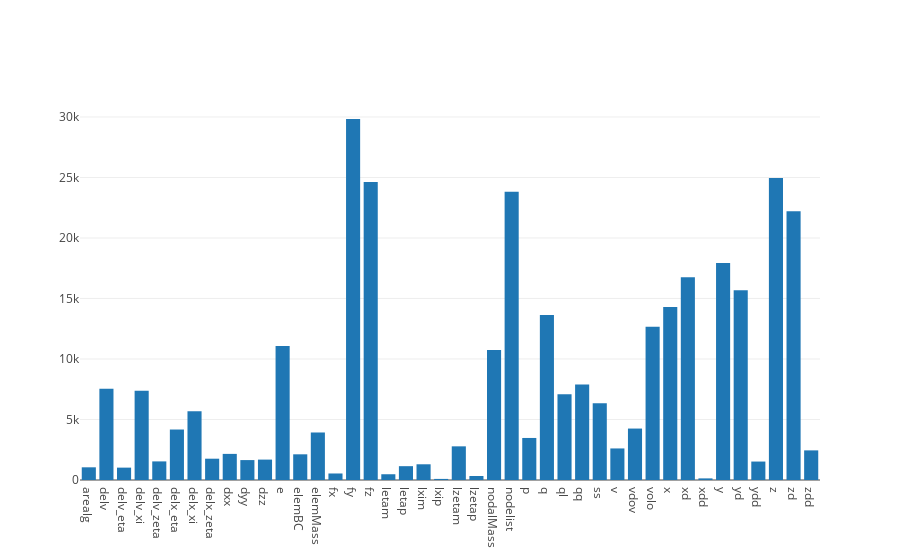

Notebook cell for this chart:
### Markdown cell above
First, we plot the sum of latencies per allocation:

### Code cell
df_data_centric = df[['alloc.label#libpfm.addr', 'libpfm.weight']].groupby('alloc.label#libpfm.addr').sum()
data = [
    go.Bar(
        name='Allocation Quantity per Function',
        x=df_data_centric.index, 
        y=df_data_centric['libpfm.weight']
    )
]
iplot(data)

### Figure 1 — Plotly figure (JSON) as saved in the notebook; plotly's stock layout.template omitted (floating-point values rounded to 4 significant figures)
{"data": [{"name": "Allocation Quantity per Function", "type": "bar", "x": ["arealg", "delv", "delv_eta", "delv_xi", "delv_zeta", "delx_eta", "delx_xi", "delx_zeta", "dxx", "dyy", "dzz", "e", "elemBC", "elemMass", "fx", "fy", "fz", "letam", "letap", "lxim", "lxip", "lzetam", "lzetap", "nodalMass", "nodelist", "p", "q", "ql", "qq", "ss", "v", "vdov", "volo", "x", "xd", "xdd", "y", "yd", "ydd", "z", "zd", "zdd"], "y": [1049, 7542, 1022, 7382, 1537, 4172, 5678, 1760, 2158, 1646, 1686, 11081, 2123, 3926, 539, 29833, 24626, 476, 1143, 1299, 90, 2782, 329, 10733, 23827, 3474, 13627, 7079, 7897, 6342, 2608, 4251, 12674, 14303, 16760, 133, 17925, 15691, 1525, 24967, 22200, 2448]}], "layout": {}}
